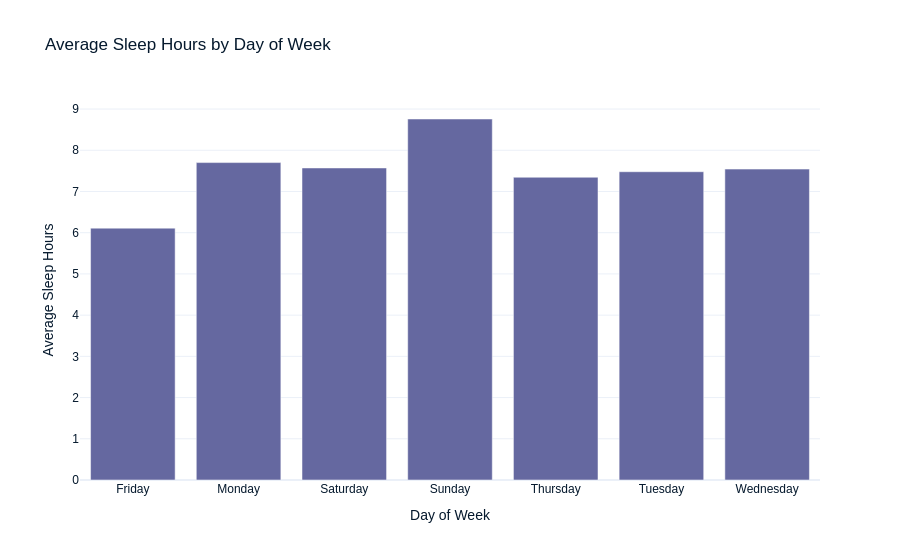

Notebook code for this chart:
### Code cell
# Visualize average sleep by day of week
avg_sleep_by_day = fd.groupby('day_of_week', as_index=False)['sleep_hours'].mean()
fig = px.bar(avg_sleep_by_day, x='day_of_week', y='sleep_hours', 
             title='Average Sleep Hours by Day of Week',
             labels={'day_of_week': 'Day of Week', 'sleep_hours': 'Average Sleep Hours'})
fig.show()

### Figure 1 — Plotly figure (JSON) as saved in the notebook; plotly's stock layout.template omitted (floating-point values rounded to 4 significant figures)
{"data": [{"alignmentgroup": "True", "hovertemplate": "Day of Week=%{x}<br>Average Sleep Hours=%{y}<extra></extra>", "legendgroup": "", "marker": {"color": "#6568a0", "pattern": {"shape": ""}}, "name": "", "offsetgroup": "", "orientation": "v", "showlegend": false, "textposition": "auto", "x": ["Friday", "Monday", "Saturday", "Sunday", "Thursday", "Tuesday", "Wednesday"], "xaxis": "x", "y": [6.111, 7.701, 7.571, 8.759, 7.345, 7.479, 7.543], "yaxis": "y", "type": "bar"}], "layout": {"xaxis": {"anchor": "y", "domain": [0, 1], "title": {"text": "Day of Week"}}, "yaxis": {"anchor": "x", "domain": [0, 1], "title": {"text": "Average Sleep Hours"}}, "legend": {"tracegroupgap": 0}, "title": {"text": "Average Sleep Hours by Day of Week"}, "barmode": "relative"}}
